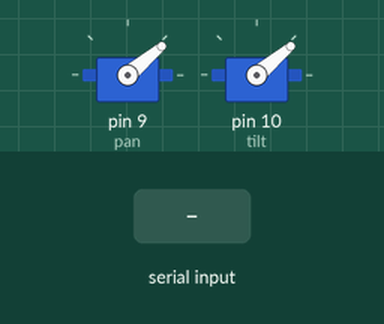
Recording of a sketch running on a simulated Arduino Uno, built with avr-gcc and run on an emulated ATmega328P. On the bench: 2 × servo. The inputs (shaded band) are chosen by the test bench.

Above: at 1.2 s.
1.3 s: "90,45\n" received over Serial
At 1.8 s:
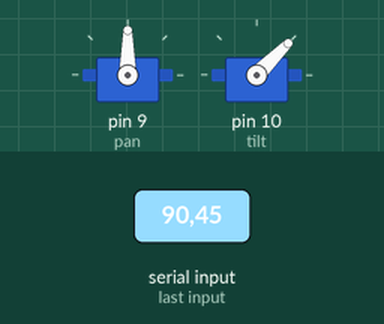
2.8 s: "30,150\n" received over Serial
At 4.2 s:
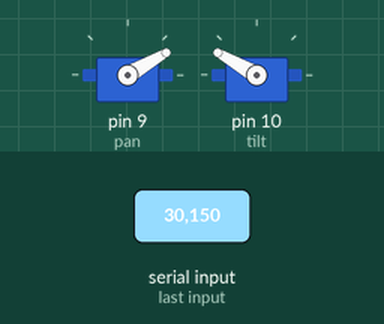
Timing chart, 0 to 5.8 s (numbered marks = the images above; inputs shaded):
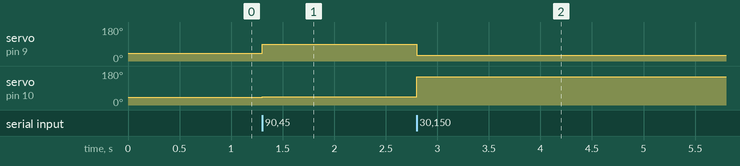

Measured:
- after the input at 1.3 s, servo on pin 9 (pan): 40° → 90° at once; servo on pin 10 (tilt): 40° → 45° at once
- after the input at 2.8 s, servo on pin 9 (pan): 90° → 30° at once; servo on pin 10 (tilt): 45° → 150° at once

The sketch:

firmware_reference.ino
```cpp
// Parker Wilson - documentation reference receiver
// Home and limits must match the Python controller.
// Pin 9 = pan, pin 10 = tilt. Baud = 115200.
#include <Servo.h>
#include <stdlib.h>

Servo pan;
Servo tilt;
const int MIN_ANGLE = 30;
const int MAX_ANGLE = 150;
const int HOME_PAN = 40;
const int HOME_TILT = 40;

char line[24];
byte used = 0;
bool overflow = false;

void applyCommand(char* text) {
  // Accept exactly integer,integer. Reject trailing text.
  if (!(*text == '-' || (*text >= '0' && *text <= '9'))) return;
  char* end;
  long p = strtol(text, &end, 10);
  if (*end != ',') return;
  char* second = end + 1;
  if (!(*second == '-' || (*second >= '0' && *second <= '9'))) return;
  long t = strtol(second, &end, 10);
  if (*end != '\0') return;
  if (p < MIN_ANGLE || p > MAX_ANGLE ||
      t < MIN_ANGLE || t > MAX_ANGLE) return;
  pan.write((int)p);
  tilt.write((int)t);
}

void setup() {
  Serial.begin(115200);
  pan.write(HOME_PAN);
  tilt.write(HOME_TILT);
  pan.attach(9);
  tilt.attach(10);
}

void loop() {
  while (Serial.available() > 0) {
    char c = Serial.read();
    if (c == '\n') {
      if (!overflow) {
        // Serial Monitor may send CRLF.
        if (used > 0 && line[used - 1] == '\r') --used;
        line[used] = '\0';
        applyCommand(line);
      }
      used = 0;
      overflow = false;
    } else if (!overflow) {
      if (used < sizeof(line) - 1) line[used++] = c;
      else overflow = true;
    }
  }
}
```
